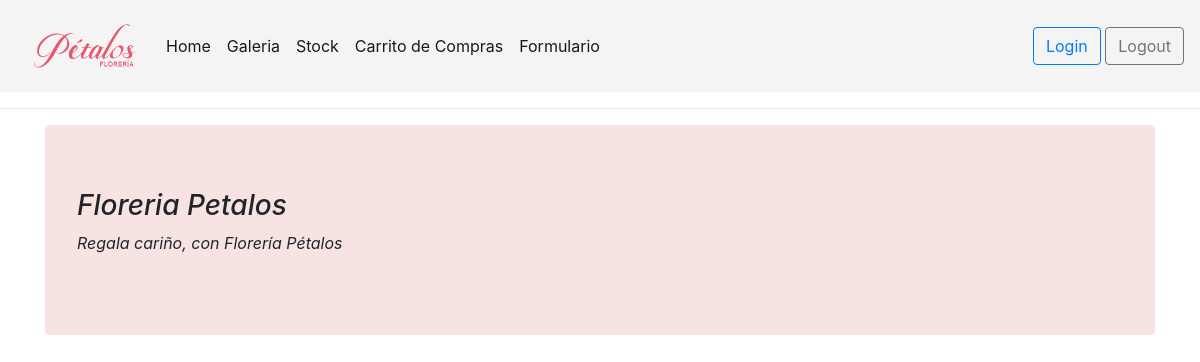
The page /galeria_admin/ on the database as committed earlier.
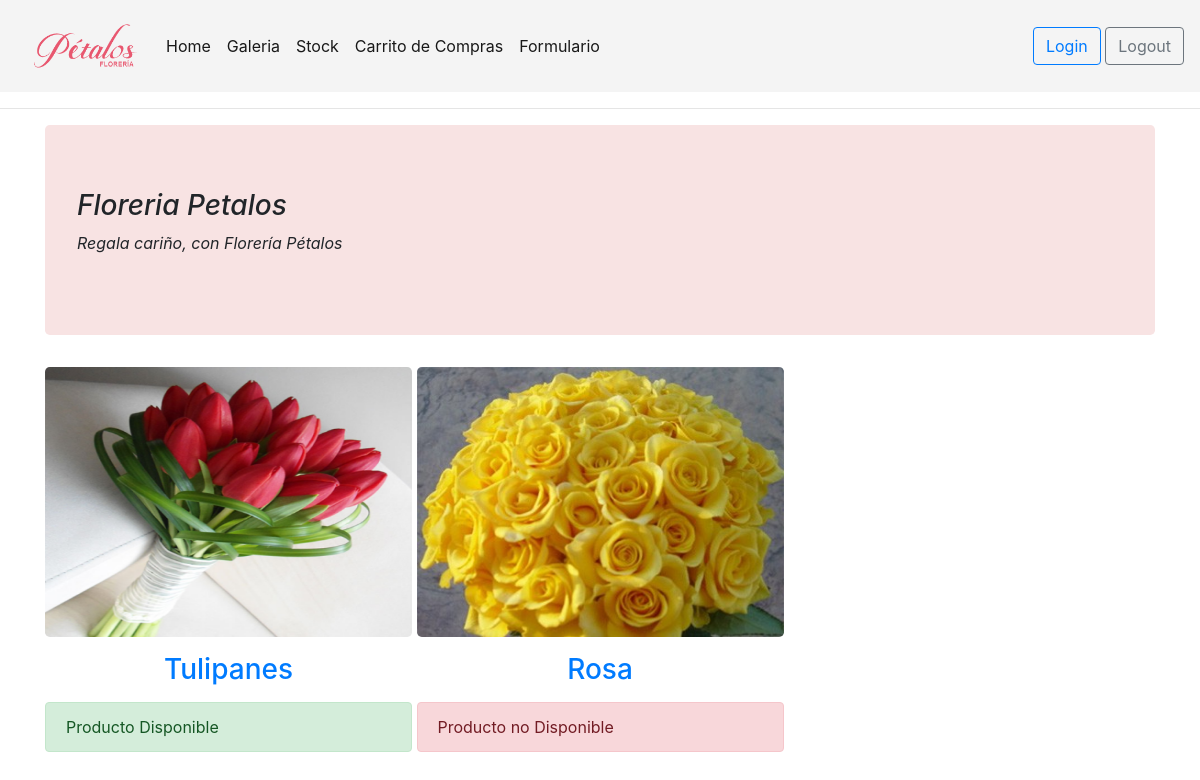
The same page on the database as committed later.
### floreria/models.py (models this page shows, shortened)
class Flores(models.Model):
    name=models.CharField(max_length=100,primary_key=True)
    valor=models.IntegerField()
    descripcion=models.TextField()
    estado=models.CharField(max_length=1)
    stock=models.IntegerField()
    imagen=models.ImageField(upload_to="media",null=False)

### floreria/views.py (the view)
# urls.py: path('galeria_admin/',galeria_admin,name='galeria_admin'),
def galeria_admin(request):
    flores=Flores.objects.all()
    return render(request,'core/galeria_admin.html',{'listaFlores':flores})

### floreria/templates/core/galeria_admin.html (shortened to what this page needs)
{% extends "core/base_admin.html" %}
{% load static %}
{% block contenido %}
<div class="container">
    <div class="jumbotron" style="background-color: rgb(248, 227, 227);">
        <h3><em>Floreria Petalos</em></h3>
        <p><em>Regala cariño, con Florería Pétalos</em></p>
    </div>
</div>
<div class="container">
    <div class="row">
        <div class="col-md-12">
            <div class="mdb-lightbox no-margin">
                {% for f in listaFlores %}
                <a class="black-text" href="#">
                    <figure class="figure">
                        <img alt="Responsive image" src="{{ f.imagen.url }}" width="367" height="270" class="rounded-lg"
                            data-toggle="modal" data-target="#{{ f.name }}" data-id="{{ f.name }}" />
                        <h3 class="text-center my-3">{{f.name}}</h3>
                </a>
                {% if f.estado == "D" %}
                <div class="alert alert-success" role="alert">
                    Producto Disponible
                </div>
                {% endif %}
                {% if f.estado == "N" %}
                <div class="alert alert-danger" role="alert">
                    Producto no Disponible
                </div>
                {% endif %}
                {% endfor %}
            </div>
        </div>
    </div>
</div>
{% endblock contenido %}

### floreria/templates/core/base_admin.html (shortened to what this page needs)
<!DOCTYPE html>
<html lang="en">
{% load static %}
<head>
    <link rel="stylesheet" href="https://stackpath.bootstrapcdn.com/bootstrap/4.3.1/css/bootstrap.min.css"
>
</head>
<body>
    <nav class="navbar navbar-light" style="background-color:#F4F4F4;">
        <nav class="navbar navbar-expand-lg ">
            <a class="navbar-brand " href="#">
                <img src="{% static 'core/img/logo-floreria.png' %}" width="110" height="50"
                    class="d-inline-block align-top">
            </a>
            <div class="collapse navbar-collapse " id="navbarSupportedContent">
                <ul class="navbar-nav mr-auto">
                    <li class="nav-item active">
                        <a class="nav-link" href="{% url 'home_admin' %}">Home <span class="sr-only">(current)</span></a>
                    </li>
                    <li class="nav-item active">
                        <a class="nav-link" href="{% url 'galeria_admin' %}">Galeria </a>
                    </li>
                    <li class="nav-item active">
                        <a class="nav-link" href="{% url 'home_admin' %}">Stock <span class="sr-only">(current)</span></a>
                    </li>
                    <li class="nav-item active">
                        <a class="nav-link" href="{% url 'home_admin' %}">Carrito de Compras </a>
                    </li>
                    <li class="nav-item active">
                        <a class="nav-link" href="{% url 'formulario' %}">Formulario </a>
                    </li>
                </ul>
            </div>
        </nav>
        <div class="text-right">
            <a href="{% url 'login' %}" class="btn btn-outline-primary">Login</a>
            <button type="button" class="btn btn-outline-secondary" data-toggle="modal" data-target="#exampleModal1">
                Logout
            </button>
        </div>
    </nav>
    <hr>
    <section>
        {% block contenido %}
        {% endblock contenido %}
    </section>
</body>
</html>

Rows that differ between the two databases and show on the page:
added Flores: imagen (picture), name "Tulipanes", estado "Producto Disponible"
added Flores: imagen (picture), name "Rosa", estado "Producto no Disponible"
